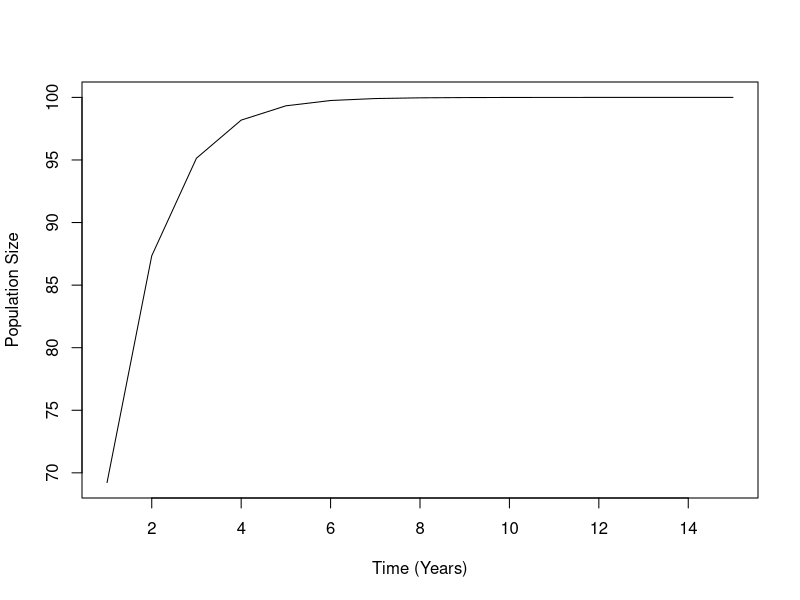
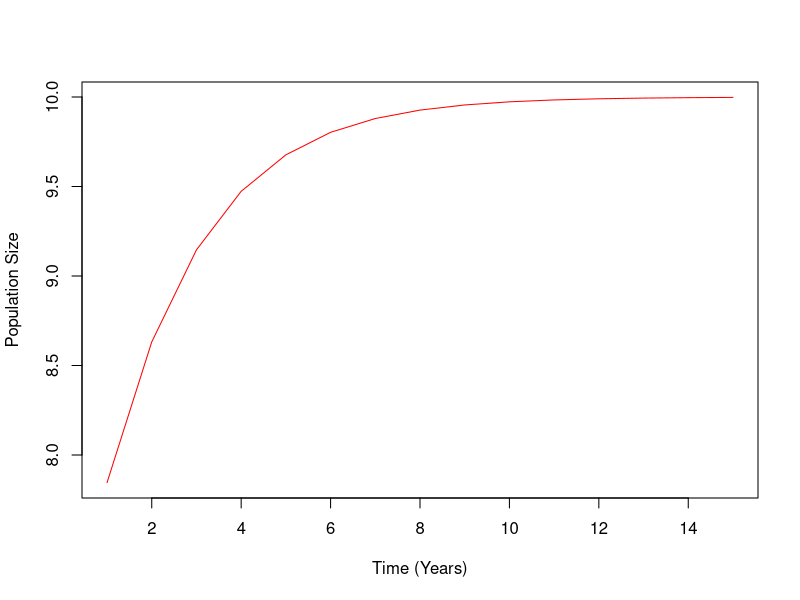
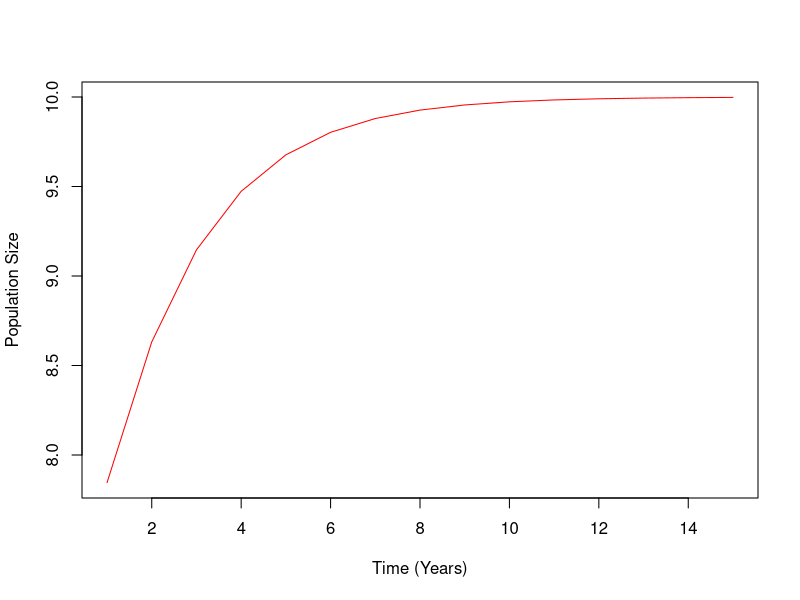
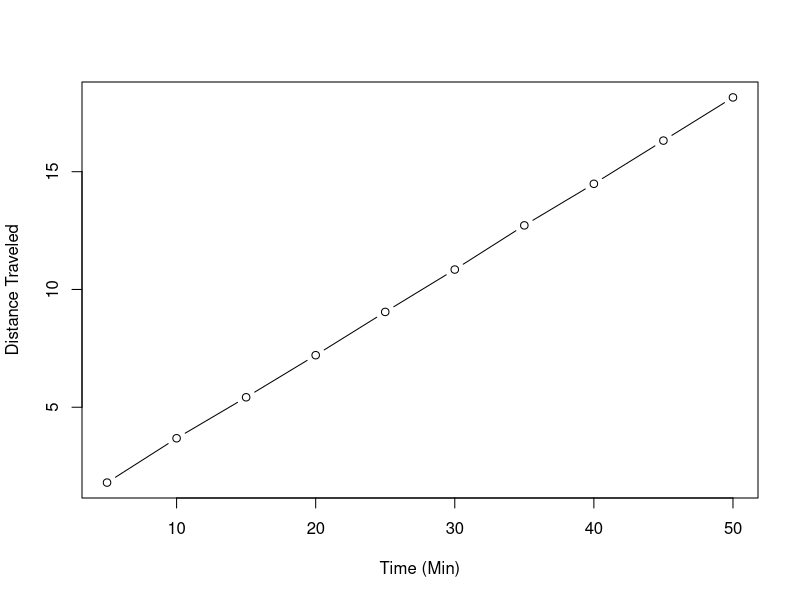

Recreate these plots in R, in order.

## 1. Write a loop that prints out the numbers from 20 to 10
for(i in 20:10){
  print(i)
}
## 2. Write a loop that print out only the numbers from 20 to 10 that are even
num = 1:20
num = num[num%%2==0]
for(i in num){
  print(i)
}
## OR
num = 1:20
for(i in num){
  if(i%%2==0) print(i)
}
## 3. Write a function that calculates whether a number is a prime number (hint: what does 2 %% 3 give you?)

prime <- function(x){
  if (x == 2) {
    TRUE
  } else if (any(x %% 2:(x-1) == 0)) {
    FALSE
  } else { 
    TRUE
    }
}

## 4. Write a loop that prints out the numbers from 1 to 20, printing “Good: NUMBER” if the number is
## divisible by five and “Job: NUMBER” if then number is prime, and nothing otherwise.

num = 1:20
for(i in num){
  if(i%%5==0)  
    print(paste(i,'Good: NUMBER'))
 else if (i == 2) 
  print(paste(i,'Job: NUMBER'))
 else if (any(i %% 2:(i-1) == 0 )) 
  print(paste(i,'Nothing'))
 else  
  print(paste(i,'Job: NUMBER'))
}

# 5. A biologist is modelling population growth using a Gompertz curve, which is defined as y(t) = a.e−b.e−c.t
# where y is population size, t is time, a and b are parameters, and e is the exponential function. Write
# them a function that calculates population size at any time for any values of its parameters.

gz <- function(t, a, b, c){
  y <- (a*exp(-b*exp(-c*t)))
    return(y)
}
gz(15, 100, 1, 1) 


# 6. The biologist likes your function so much they want you to write another function that plots the progress
# of the population over a given length of time. Write it for them.

gz <- function(t, a, b, c){
  y <- (a*exp(-b*exp(-c*t)))
  p <- plot(y~t, xlab = 'Time (Years)', ylab= 'Population Size', type='l')
 return(paste(y,t))
}
gz(1:15, 100, 1, 1)


# 7. The biologist has fallen in love with your plotting function, but want to colour y values above a as blue,
# and y values above b as red. Change your function to allow that.

gz <- function(t, a, b, c){
  y <- (a*exp(-b*exp(-c*t)))
  p <- plot(y~t, xlab = 'Time (Years)', ylab= 'Population Size', type='l', col= ifelse(y > a, 'blue','red'))
  return(paste(y,t))
}
gz(1:15, 10, .4, .5)

# 8. You are beginning to suspect the biologist is taking advantage of you. Modify your function to plot in
# purple any y value that’s above a and b. Hint: try putting 3==3 & 2==2 and 3==4 | 2==2 into an if
# statement and see what you get. Using this construction may make this simpler.

gz <- function(t, a, b, c){
  y <- (a*exp(-b*exp(-c*t)))
  p <- plot(y~t, xlab = 'Time (Years)', ylab= 'Population Size', type='l', col= ifelse(y > a & y > b, 'purple','red'))
  return(paste(y,t))
}
gz(1:15, 10, .4, .5)

# 9. Write a function that draws boxes of a specified width and height that look like this (height 3, width 5):
#   *****
#   *   *
#   *****

box1 <- function(y, x){
  w1 <- (rep("*", x))
  cat(w1, '\n', sep='')
  cnt <- 0
  repeat{
  cat('*',(rep('',x-3)),'*','\n')
  cnt <- cnt+1
  if(cnt > y-3){
    break
  }
}
  w2 <- (rep('*',x))
  cat(w2, sep='')
}
box1(3,5)

#   10. Modify your box function to put text centered inside the box, like this:
#   *************
#   *           *
#   * some text *
#   *           *
#   *************

box2 <- function(y, x, z){
  z <- z
  a <- nchar(z)
  f <- round(((x-a-4))/2, digits = 0)
  w1 <- (rep("*", x))
  cat(w1, '\n', sep='')
  cnt <- 0
  repeat{
    cat('*',(rep('',x-3)),'*','\n')
    cnt <- cnt+1
    if(cnt > y-3){
      break
    }
  }
  cat('*',rep('', f), z, rep('', f), "*",'\n')
    cnt <- 0
  repeat{
    cat('*',(rep('',x-3)),'*','\n')
    cnt <- cnt+1
    if(cnt > y-3){
      break
    }
  }
  w2 <- (rep('*',x))
  cat(w2, sep='')
}
box2(3,15,'some text')


#   11. Modify your box function to build boxes of arbitrary text, taking dimensions specified in terms of
# dimensions, not the text. For example, box("t", 3, 9, "hey") might produce:

box3 <- function(t, y, x, z){
  z <- z
  a <- nchar(z)
  f <- round(((x-1-(a/2))/2), digits = 0)
  w1 <- (rep(t, x))
  cat(w1, '\n', sep='')
  cnt <- 0
  repeat{
    cat(t,(rep(' ',x)),t,'\n')
    cnt <- cnt+1
    if(cnt > y-3){
      break
    }
  }
  cat(t,rep(' ', (x/2)-3), z, rep(' ', (x/2)-2), t,'\n')
  cnt <- 0
  repeat{
    cat(t,(rep(' ',x)),t,'\n')
    cnt <- cnt+1
    if(cnt > y-3){
      break
    }
  }
  w2 <- (rep(t,x))
  cat(w2, sep='')
}
box3('wdp',3,8,'some text')

# 12. In ecology, hurdle models are often used to model the abundance of species found on surveys. They
# first model the probability that a species will be present at a site (drawn, for example, from a Bernoulli
# distribution) and then model the abundance for any species that is present (drawn, for example, from
# probability of presence (p) and that its abundance is drawn from a Poisson with a given λ. Hint: there is
# no Bernoulli distribution in R, but the Bernoulli is a special case of what distribution?...

# bernoulli, binomial, same thing right?
# p = probability for binomial
# n = # of random values to output
# lam = Given parameter for Poisson distribution
hurdle <- function(p, n, lam){
  if(rbinom(1, 1, p) == 1){ # species presence based on binomial with given probability of success
    ran <- rpois(n, lam) # number of sites and rate parameter
    return(paste(ran))
  }else{
    return(0)
  }
}

# (presence probability, # sites, poisson lambda)
hurdle(1, 5, 10)

## Reworked for problem 13

hurdle <- function(n){
  if(rbinom(1, 1, sample(seq(from = 0, to = 1, by = .001), size = 1, replace = TRUE)) == 1){ # species presence based on binomial with given probability of success
    ran <- rpois(n, sample(seq(from = 0, to = 10, by = .1), size = 1, replace = TRUE)) # number of sites and rate parameter
    return(paste(ran))
  }else{
    return(0)
  }
}

# (presence probability, # sites, poisson lambda)
hurdle(5)

# 13. An ecologist really likes your hurdle function (will you never learn?). Write them a function that simulates
# lots of species (each with their own p and λ) across n sites. Return the results in a matrix where each
# species is a column, and each site a row (this is the standard used for ecology data in R).

hurdle2 <- function(n, spnum){
  datalist=list()
  for(i in 1:spnum){
    test <- hurdle(n)
    datalist[[i]] <- test
    }
  big_data = do.call(cbind,datalist)
  return(big_data)
    }
# (presence probability, # poisson values, poisson lambda)
hurdle2(10, 7)


# 14. Professor Savitzky approaches you with a delicate problem. A member of faculty became disoriented
# during fieldwork, and is now believed to be randomly wandering somewhere in the desert surrounding
# Logan. He is modelling their progress through time in five minute intervals, assuming they cover a
# random, Normally-distributed distance in latitude and longitude in each interval. Could you simulate this
# process 100 times and plot it for him?

# t = number of 5 min intervals

# average walking speed = 3.1 mph
# if 3.1 mph then .0833 miles per 5 min on average

progress <- function(t){
  datalist=list()
  for(i in 1:t){
    lat <- (mean(abs(rnorm(100, mean = 0.08333333, sd = 1)))) 
    lon <- (mean(abs(rnorm(100, mean = 0.08333333, sd = 1)))) 
    dis <- (sqrt(lat)+sqrt(lon))
    dat <- data.frame(dis=dis)
    dat$time <- i*5
    datalist[[i]] <- dat
  }
big_data = do.call(rbind,datalist)
big_data$dis2 = cumsum(big_data$dis)
plot(big_data$dis2 ~ big_data$time, xlab='Time (Min)', ylab='Distance Traveled',type='b')
print(big_data)
}

progress(10)

 
# 15. Professor Savitzky is deeply concerned to realise that the member of faculty was, in fact, at the top of
# a steep mountain in the fog. Approximately 5 miles away, in all directions, from the faculty member’s
# starting point is a deadly cliff! He asks if you could run your simulation to see how long, on average,
# until the faculty member plummets to their doom.


# 16. Sadly, by the time you have completed your simulations the faculty member has perished. Professor
# Savitzky is keen to ensure this will never happen again, and so has suggested each faculty member
# be attached, via rubber band, to a pole at the centre of the site whenever conducting fieldwork 3. He
# assures you that you can model this by assuming that the faculty member, at each time-step, moves α×
# distance-from-pole latitudinally and longitudinally (in addition to the rate of movement you’ve already
# simulated) each time-step. Simulate this, and see how strong the rubber band (α) must be to keep the
# faculty member safe for at least a day.
# 



# 17. (If you finish early: Most, if not all, faculty members are not as young as they once were. See what effect
# the faculty member tiring (and eventually sitting down and giving up) would have on their likelihood of
# survival. What would happen if a faculty member panicked and walked faster through time?
#                                                                                                                                                   the Poisson distribution). Write a function that simulates the abundance of a species at n sites given a
